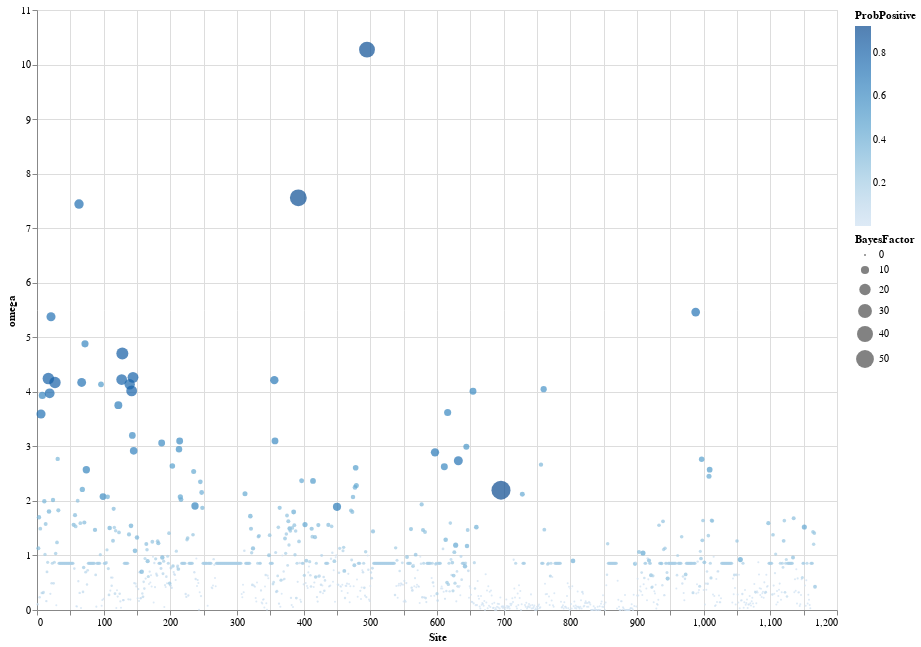

Source (notebook cell):
### Code cell
df["BayesFactor"] = df["BayesFactor[alpha<beta]"]
df["ProbNegative"] = df["Prob[alpha>beta]"]
df["ProbPositive"] = df["Prob[alpha<beta]"]

source = df

line = alt.Chart(source).mark_circle().encode(
    x= 'Site',
    y= 'omega',
    size = "BayesFactor",
    color = "ProbPositive"
).properties(
    width=800,
    height=600)

line

### Figure 1 — Vega-Lite specification as saved in the notebook (floating-point values rounded to 4 significant figures; data arrays with more than 128 entries replaced by an {"elided": "..."} marker saying what was removed)
{"config": {"view": {"continuousWidth": 400, "continuousHeight": 300}}, "data": {"name": "data-5c8ba6ee38998f3c44943a7274587297"}, "mark": "circle", "encoding": {"color": {"type": "quantitative", "field": "ProbPositive"}, "size": {"type": "quantitative", "field": "BayesFactor"}, "x": {"type": "quantitative", "field": "Site"}, "y": {"type": "quantitative", "field": "omega"}}, "height": 600, "width": 800, "$schema": "https://vega.github.io/schema/vega-lite/v4.8.1.json", "datasets": {"data-5c8ba6ee38998f3c44943a7274587297": {"elided": "1167 records"}}}
